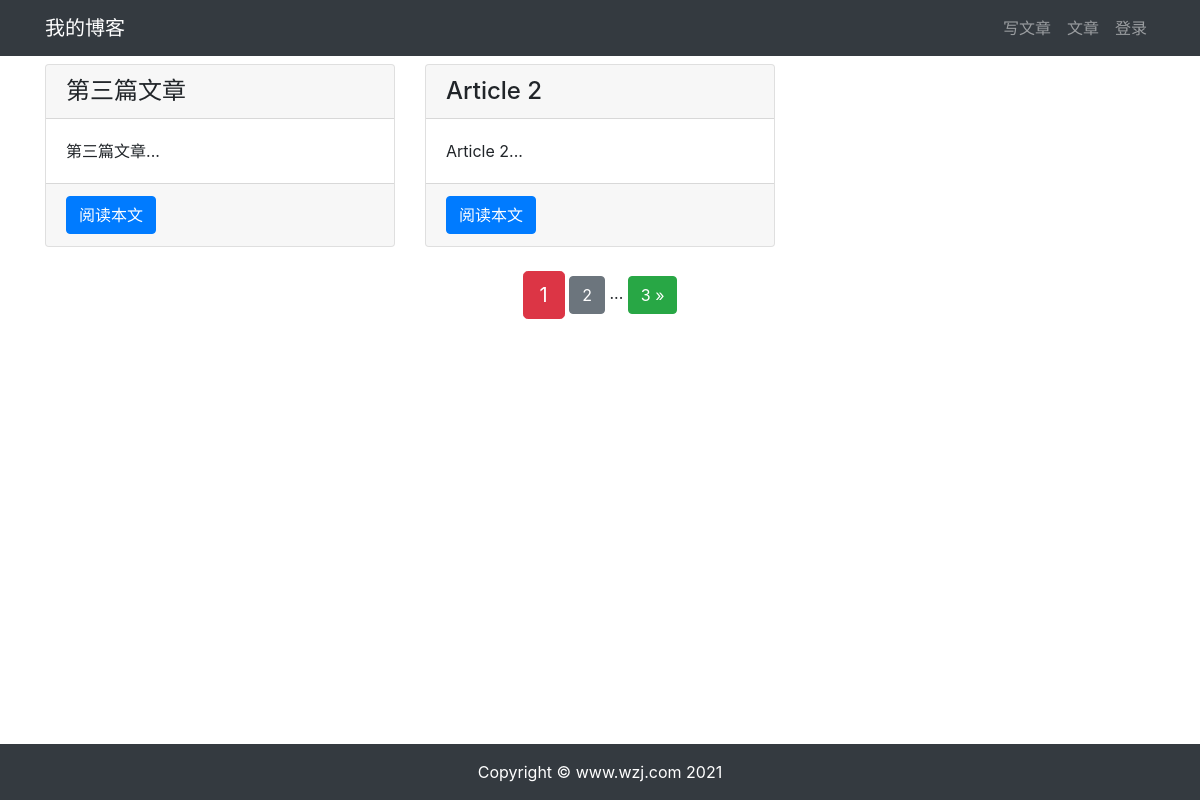
Page /article/article-list/ on the committed database.
### article/models.py (models this page shows, shortened)
class ArticlePost(models.Model):
    author = models.ForeignKey(User, on_delete=models.CASCADE)
    title = models.CharField(max_length=100)
    body = models.TextField()
    created = models.DateTimeField(default=timezone.now)
    updated = models.DateTimeField(auto_now=True)
    class Meta:
        ordering = ('-created',)

### article/views.py (the view)
# urls.py: path('article-list/', views.article_list, name='article_list'),
def article_list(request):
    article_list = ArticlePost.objects.all()
    paginator = Paginator(article_list, 2)
    page = request.GET.get('page')
    articles = paginator.get_page(page)
    context = {'articles': articles}
    return render(request, 'article/list.html', context)

### templates/article/list.html (shortened to what this page needs)
{% extends "base.html" %}
{% load staticfiles %}
{% block content %}
<div class="container">
    <div class="row mt-2">
        {% for article in articles %}
        <div class="col-4 mb-4">
            <div class="card h-100">
                <h4 class="card-header">{{ article.title }}</h4>
                <div class="card-body">
                    <p class="card-text">{{ article.body|slice:'100' }}...</p>
                </div>
                <div class="card-footer">
                    <a href="{% url 'article:article_detail' article.id %}" class="btn btn-primary">阅读本文</a>
                </div>
            </div>
        </div>
        {% endfor %}
    </div>
    <div class="pagination row">
        <div class="m-auto">
            <span class="step-links">
                <span class="current btn btn-danger btn-lg">
                    {{ articles.number }}
                </span>
                {% if articles.has_next %}
                    <a href="?page={{ articles.next_page_number }}"
                    class="btn btn-secondary"
                    >
                        {{ articles.next_page_number }}
                    </a>
                    <span>...</span>
                    <a href="?page={{ articles.paginator.num_pages }}"
                    class="btn btn-success"
                    >
                        {{ articles.paginator.num_pages }} &raquo;
                    </a>
                {% endif %}
            </span>
        </div>
    </div>
</div>
{% endblock content %}

### rows in the picture
ArticlePost: title "第三篇文章", body "第三篇文章"
ArticlePost: title "Article 2", body "Article 2"

### other values in the picture
{{ articles.number }} "1"
{{ articles.next_page_number }} "2"
{{ articles.paginator.num_pages }} "3"
